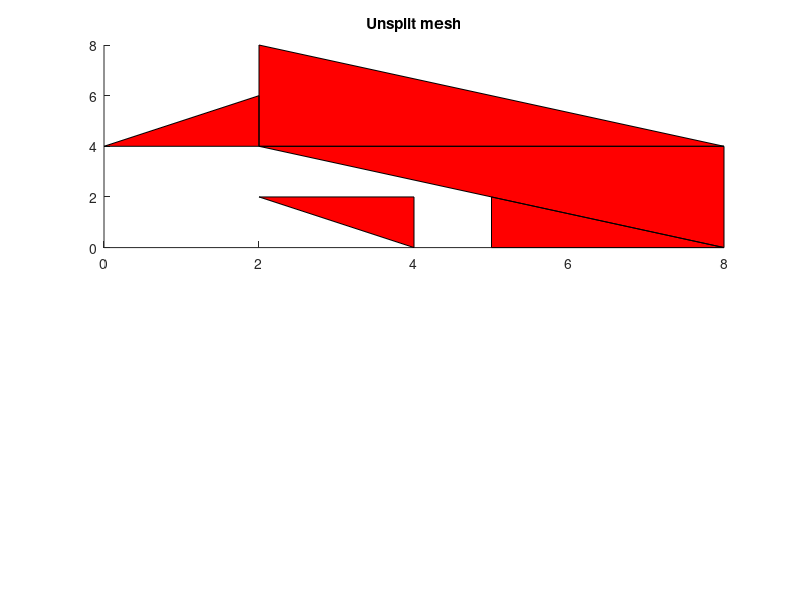

Reproduce this figure in MATLAB. (Note: this script raises an error after producing the figure.)
function splitFV_test

clc;
clearvars;
close all

%---- test 1 --------------------------------
fullpatch.vertices = [2 4; 2 8; 8 4; 8 0; 0 4; 2 6; 2 2; 4 2; 4 0; 5 2; 5 0];
fullpatch.faces = [1 2 3; 1 3 4; 5 6 1; 7 8 9; 11 10 4];
figure, subplot(2,1,1), patch(fullpatch,'facecolor','r'), title('Unsplit mesh'); 

splitpatch = splitFV(fullpatch);
colours = lines(length(splitpatch));
subplot(2,1,2), hold on, title('Split mesh');
for i=1:length(splitpatch)
    patch(splitpatch(i),'facecolor',colours(i,:)); 
end
%----------------------------------------------

%---- test 2 ----------------------------------
n=1;
h_x = 1/2^(n+1); h_y = h_x;
h_partition=[h_x,h_y];
left=0;right=1;bottom=0;top=1;
[M,T]=generate_quad_P_T(left,right,bottom,top,h_partition,1);
fullpatch.vertices = M'; 
fullpatch.faces = T';
splitpatch = splitFV(fullpatch);
%------------------------------------------------

end